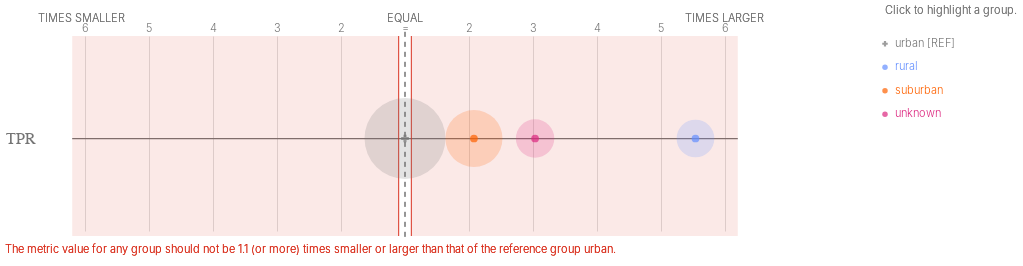

Here is the notebook cell this chart was saved with:
### Code cell
ap.disparities(bdf, metrics, 'metro_type', fairness_threshold = 1.10)

### Figure 1 — Vega-Lite specification as saved in the notebook (floating-point values rounded to 4 significant figures)
{"config": {"view": {"continuousWidth": 400, "continuousHeight": 300, "strokeWidth": 0}, "axisLeft": {"labelColor": "rgb(117,117,117)", "labelFont": "Helvetica", "labelFontSize": 16}}, "layer": [{"data": {"name": "data-05eca065bb3819a9730ad11cd9fb0dc5"}, "mark": {"type": "rule", "stroke": "rgb(117,117,117)", "strokeWidth": 1.25, "tooltip": ""}, "encoding": {"x": {"type": "quantitative", "field": "x", "scale": {"domain": [-5, 5], "range": [80.0, 720.0]}}, "x2": {"field": "x2"}, "y": {"type": "nominal", "axis": {"domain": false, "labelAngle": 0, "labelPadding": -30, "orient": "left", "ticks": false, "title": ""}, "field": "metric", "scale": {"domain": ["TPR"], "range": [30, 225.0]}}}}, {"data": {"name": "data-79dd248bdaa0ea02c535240e8ad022c8"}, "mark": {"type": "rule", "stroke": "rgb(117,117,117)", "strokeDash": [5, 5], "strokeWidth": 1}, "encoding": {"tooltip": {"value": "urban [REF]"}, "x": {"value": 400.0}, "y": {"value": 20.83}, "y2": {"value": 229.2}}}, {"data": {"name": "data-480d08adbcf1a8788c7976ef0d60b38c"}, "mark": {"type": "text", "align": "center", "color": "rgb(117,117,117)", "font": "Helvetica", "fontSize": 11, "fontWeight": 300, "tooltip": ""}, "encoding": {"text": {"type": "nominal", "field": "label"}, "x": {"type": "quantitative", "field": "value", "scale": {"domain": [-5, 5], "range": [80.0, 720.0]}}, "y": {"value": 17.5}}}, {"layer": [{"mark": {"type": "text", "align": "right", "fill": "rgb(117,117,117)", "font": "Helvetica", "fontSize": 11, "fontWeight": 300, "tooltip": ""}, "encoding": {"text": {"value": "TIMES SMALLER"}, "x": {"value": 120.0}, "y": {"value": 7.5}}}, {"mark": {"type": "text", "align": "left", "fill": "rgb(117,117,117)", "font": "Helvetica", "fontSize": 11, "fontWeight": 300, "tooltip": ""}, "encoding": {"text": {"value": "TIMES LARGER"}, "x": {"value": 680.0}, "y": {"value": 7.5}}}, {"mark": {"type": "text", "align": "center", "fill": "rgb(117,117,117)", "font": "Helvetica", "fontSize": 11, "fontWeight": 300, "tooltip": ""}, "encoding": {"text": {"value": "EQUAL"}, "x": {"value": 400.0}, "y": {"value": 7.5}}}], "data": {"name": "data-79dd248bdaa0ea02c535240e8ad022c8"}}, {"layer": [{"mark": {"type": "rule", "opacity": 0.8, "stroke": "rgb(217, 46, 28)", "strokeWidth": 1.25, "tooltip": ""}, "encoding": {"x": {"type": "quantitative", "field": "min", "scale": {"domain": [-5, 5], "range": [80.0, 720.0]}}, "y": {"value": 25.0}, "y2": {"value": 225.0}}}, {"mark": {"type": "rule", "opacity": 0.8, "stroke": "rgb(217, 46, 28)", "strokeWidth": 1.25, "tooltip": ""}, "encoding": {"x": {"type": "quantitative", "field": "max", "scale": {"domain": [-5, 5], "range": [80.0, 720.0]}}, "y": {"value": 25.0}, "y2": {"value": 225.0}}}, {"layer": [{"mark": {"type": "rect", "fill": "rgb(217, 46, 28)", "opacity": 0.1, "tooltip": ""}, "encoding": {"x": {"type": "quantitative", "field": "min", "scale": {"domain": [-5, 5], "range": [80.0, 720.0]}}, "x2": {"field": "lower_end"}, "y": {"value": 25.0}, "y2": {"value": 225.0}}}, {"mark": {"type": "rect", "fill": "rgb(217, 46, 28)", "opacity": 0.1, "tooltip": ""}, "encoding": {"x": {"type": "quantitative", "field": "max", "scale": {"domain": [-5, 5], "range": [80.0, 720.0]}}, "x2": {"field": "upper_end"}, "y": {"value": 25.0}, "y2": {"value": 225.0}}}]}, {"data": {"name": "data-79dd248bdaa0ea02c535240e8ad022c8"}, "mark": {"type": "text", "align": "left", "baseline": "top", "fill": "rgb(217, 46, 28)", "font": "Helvetica", "fontSize": 11, "fontWeight": 300, "tooltip": ""}, "encoding": {"text": {"value": "The metric value for any group should not be 1.1 (or more) times smaller or larger than that of the reference group urban."}, "x": {"value": 0}, "y": {"value": 233.3}}}], "data": {"name": "data-7e3fe3a96ecf21c44a755317cc421f06"}}, {"layer": [{"mark": "circle"}, {"data": {"name": "data-b906db7dcf92809d3924bddc7723e6bc"}, "mark": {"type": "circle", "opacity": 0.2}, "encoding": {"color": {"condition": {"type": "nominal", "field": "attribute_value", "legend": null, "scale": {"domain": ["urban", "rural", "suburban", "unknown"], "range": ["rgb(117,117,117)", "rgb(100, 143, 255)", "rgb(254, 97, 0)", "rgb(220, 38, 127)", "rgb(255, 176, 0)", "rgb(120, 94, 240)"]}, "selection": "selector029"}, "value": "rgb(224,224,224)"}, "size": {"type": "quantitative", "field": "group_size", "legend": null, "scale": {"domain": [0, 10940.0], "range": [0, 7854.0]}}, "tooltip": [{"type": "nominal", "field": "attribute_value", "title": "Group"}, {"type": "nominal", "field": "tooltip_group_size", "title": "Group Size"}, {"type": "nominal", "field": "tooltip_disparity_explanation_tpr", "title": "Disparity"}, {"type": "quantitative", "field": "tpr", "format": ".2f", "title": "TPR"}], "x": {"type": "quantitative", "axis": {"domain": false, "labels": false, "ticks": false, "title": null, "values": [-5, -4, -3, -2, -1, 1, 2, 3, 4, 5]}, "field": "tpr_disparity_scaled", "scale": {"domain": [-5, 5], "range": [80.0, 720.0]}}, "y": {"type": "nominal", "axis": {"domain": false, "grid": false, "labels": false, "ticks": false, "title": " "}, "field": "metric_variable", "scale": {"domain": ["TPR"], "range": [30, 225.0]}}}, "selection": {"selector031": {"type": "multi", "empty": "all", "fields": ["attribute_value"]}}, "transform": [{"calculate": "'TPR'", "as": "metric_variable"}]}, {"layer": [{"mark": "point"}, {"data": {"name": "data-b906db7dcf92809d3924bddc7723e6bc"}, "mark": {"type": "point", "filled": true, "size": 60}, "encoding": {"color": {"condition": {"type": "nominal", "field": "attribute_value", "legend": null, "scale": {"domain": ["urban", "rural", "suburban", "unknown"], "range": ["rgb(117,117,117)", "rgb(100, 143, 255)", "rgb(254, 97, 0)", "rgb(220, 38, 127)", "rgb(255, 176, 0)", "rgb(120, 94, 240)"]}, "selection": "selector029"}, "value": "rgb(224,224,224)"}, "shape": {"type": "nominal", "field": "attribute_value", "legend": null, "scale": {"domain": ["urban", "rural", "suburban", "unknown"], "range": ["cross", "circle", "circle", "circle"]}}, "tooltip": [{"type": "nominal", "field": "attribute_value", "title": "Group"}, {"type": "nominal", "field": "tooltip_group_size", "title": "Group Size"}, {"type": "nominal", "field": "tooltip_disparity_explanation_tpr", "title": "Disparity"}, {"type": "quantitative", "field": "tpr", "format": ".2f", "title": "TPR"}], "x": {"type": "quantitative", "axis": {"domain": false, "labels": false, "ticks": false, "title": null, "values": [-5, -4, -3, -2, -1, 1, 2, 3, 4, 5]}, "field": "tpr_disparity_scaled", "scale": {"domain": [-5, 5], "range": [80.0, 720.0]}}, "y": {"type": "nominal", "axis": {"domain": false, "grid": false, "labels": false, "ticks": false, "title": " "}, "field": "metric_variable", "scale": {"domain": ["TPR"], "range": [30, 225.0]}}}, "selection": {"selector030": {"type": "multi", "empty": "all", "fields": ["attribute_value"]}}, "transform": [{"calculate": "'TPR'", "as": "metric_variable"}]}]}]}, {"layer": [{"mark": {"type": "point", "filled": true, "tooltip": ""}, "encoding": {"color": {"condition": {"type": "nominal", "field": "attribute_value", "legend": null, "scale": {"domain": ["urban", "rural", "suburban", "unknown"], "range": ["rgb(117,117,117)", "rgb(100, 143, 255)", "rgb(254, 97, 0)", "rgb(220, 38, 127)", "rgb(255, 176, 0)", "rgb(120, 94, 240)"]}, "selection": "selector029"}, "value": "rgb(224,224,224)"}, "shape": {"type": "nominal", "field": "attribute_value", "legend": null, "scale": {"domain": ["urban", "rural", "suburban", "unknown"], "range": ["cross", "circle", "circle", "circle"]}}, "x": {"value": 880.0}, "y": {"type": "nominal", "axis": {"domain": false, "grid": false, "labels": false, "ticks": false, "title": " "}, "field": "attribute_value", "scale": {"domain": ["urban", "rural", "suburban", "unknown"], "range": [21, 115]}}}, "selection": {"selector029": {"type": "multi", "empty": "all", "fields": ["attribute_value"]}}}, {"mark": {"type": "text", "align": "left", "baseline": "middle", "font": "Helvetica", "fontSize": 11, "fontWeight": 300, "tooltip": ""}, "encoding": {"color": {"condition": {"type": "nominal", "field": "attribute_value", "legend": null, "scale": {"domain": ["urban", "rural", "suburban", "unknown"], "range": ["rgb(117,117,117)", "rgb(100, 143, 255)", "rgb(254, 97, 0)", "rgb(220, 38, 127)", "rgb(255, 176, 0)", "rgb(120, 94, 240)"]}, "selection": "selector029"}, "value": "rgb(224,224,224)"}, "text": {"type": "nominal", "field": "label"}, "x": {"value": 890.0}, "y": {"type": "nominal", "axis": {"domain": false, "grid": false, "labels": false, "ticks": false, "title": " "}, "field": "attribute_value", "scale": {"domain": ["urban", "rural", "suburban", "unknown"], "range": [21, 115]}}}, "selection": {"selector032": {"type": "multi", "empty": "all", "fields": ["attribute_value"]}}}, {"data": {"name": "data-79dd248bdaa0ea02c535240e8ad022c8"}, "mark": {"type": "text", "align": "left", "baseline": "middle", "color": "rgb(117,117,117)", "font": "Helvetica", "fontSize": 11, "fontWeight": 300, "tooltip": ""}, "encoding": {"text": {"value": "Click to highlight a group."}, "x": {"value": 880.0}, "y": {"value": 0}}}], "data": {"name": "data-18fb7170dc3c2a6162046aceca8147c7"}}], "height": 250, "resolve": {"scale": {"size": "independent", "y": "independent"}}, "width": 800, "$schema": "https://vega.github.io/schema/vega-lite/v4.8.1.json", "datasets": {"data-05eca065bb3819a9730ad11cd9fb0dc5": [{"metric": "TPR", "x": -5.2, "x2": 5.2}], "data-79dd248bdaa0ea02c535240e8ad022c8": [{"a": 1, "b": 0}, {"a": 1, "b": 0}], "data-480d08adbcf1a8788c7976ef0d60b38c": [{"value": -5, "label": 6}, {"value": -4, "label": 5}, {"value": -3, "label": 4}, {"value": -2, "label": 3}, {"value": -1, "label": 2}, {"value": 0, "label": "="}, {"value": 1, "label": 2}, {"value": 2, "label": 3}, {"value": 3, "label": 4}, {"value": 4, "label": 5}, {"value": 5, "label": 6}], "data-7e3fe3a96ecf21c44a755317cc421f06": [{"min": -0.1, "max": 0.1, "lower_end": -5.2, "upper_end": 5.2}], "data-b906db7dcf92809d3924bddc7723e6bc": [{"attribute_name": "metro_type", "attribute_value": "rural", "group_size": 1978, "total_entities": 17677, "tpr": 0.2364, "tpr_disparity": 5.539, "tpr_disparity_scaled": 4.539, "tooltip_group_size": "1,978 (11.19%)", "tooltip_disparity_explanation_tpr": "5.54 times larger TPR than the reference group"}, {"attribute_name": "metro_type", "attribute_value": "suburban", "group_size": 4528, "total_entities": 17677, "tpr": 0.08865, "tpr_disparity": 2.077, "tpr_disparity_scaled": 1.077, "tooltip_group_size": "4,528 (25.62%)", "tooltip_disparity_explanation_tpr": "2.08 times larger TPR than the reference group"}, {"attribute_name": "metro_type", "attribute_value": "unknown", "group_size": 2056, "total_entities": 17677, "tpr": 0.1294, "tpr_disparity": 3.033, "tpr_disparity_scaled": 2.033, "tooltip_group_size": "2,056 (11.63%)", "tooltip_disparity_explanation_tpr": "3.03 times larger TPR than the reference group"}, {"attribute_name": "metro_type", "attribute_value": "urban", "group_size": 9115, "total_entities": 17677, "tpr": 0.04267, "tpr_disparity": 1.0, "tpr_disparity_scaled": 0.0, "tooltip_group_size": "9,115 (51.56%)", "tooltip_disparity_explanation_tpr": "Reference group"}], "data-18fb7170dc3c2a6162046aceca8147c7": [{"attribute_value": "urban", "label": "urban [REF]"}, {"attribute_value": "rural", "label": "rural"}, {"attribute_value": "suburban", "label": "suburban"}, {"attribute_value": "unknown", "label": "unknown"}]}}
